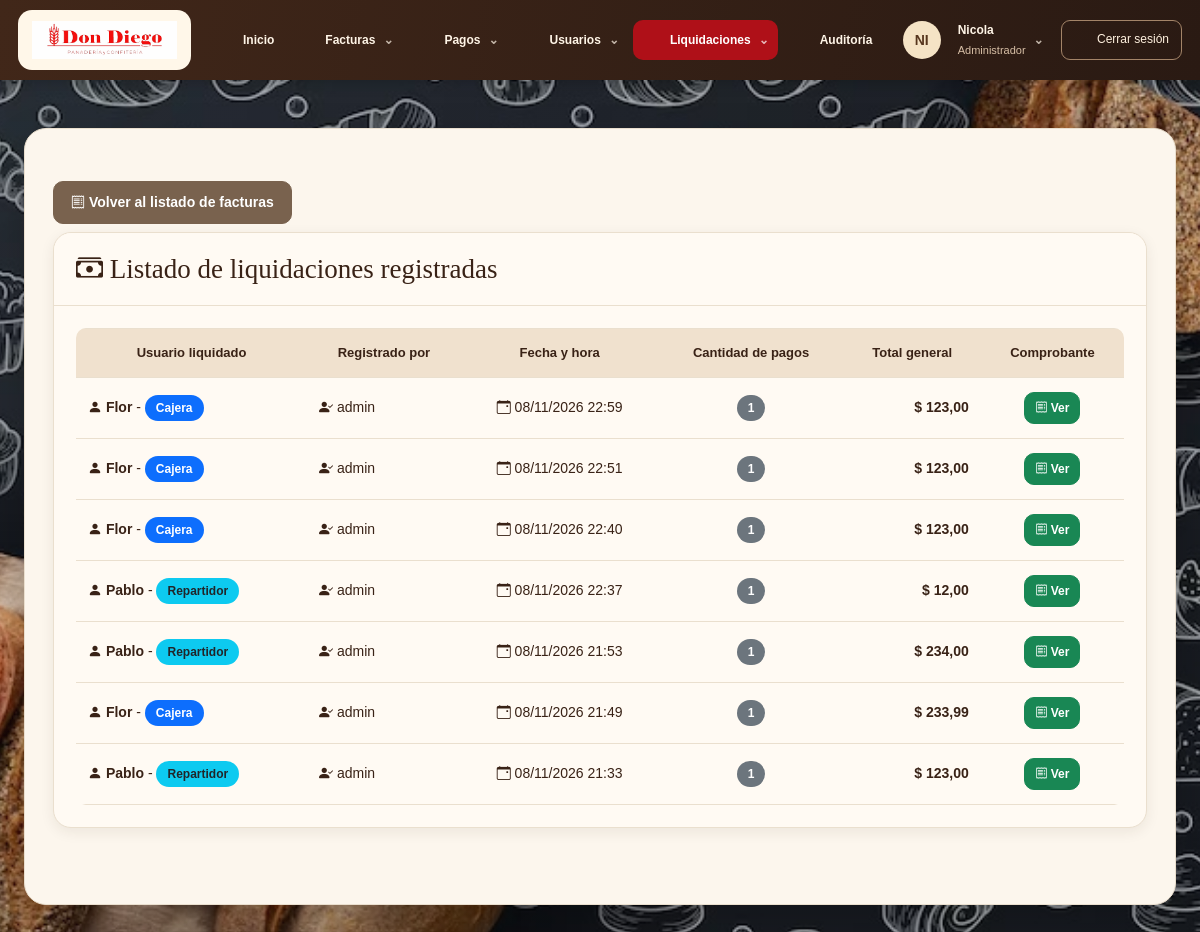
Page /Panaderia-v3/listar_liquidacion.php (signed in) on the earlier database version.
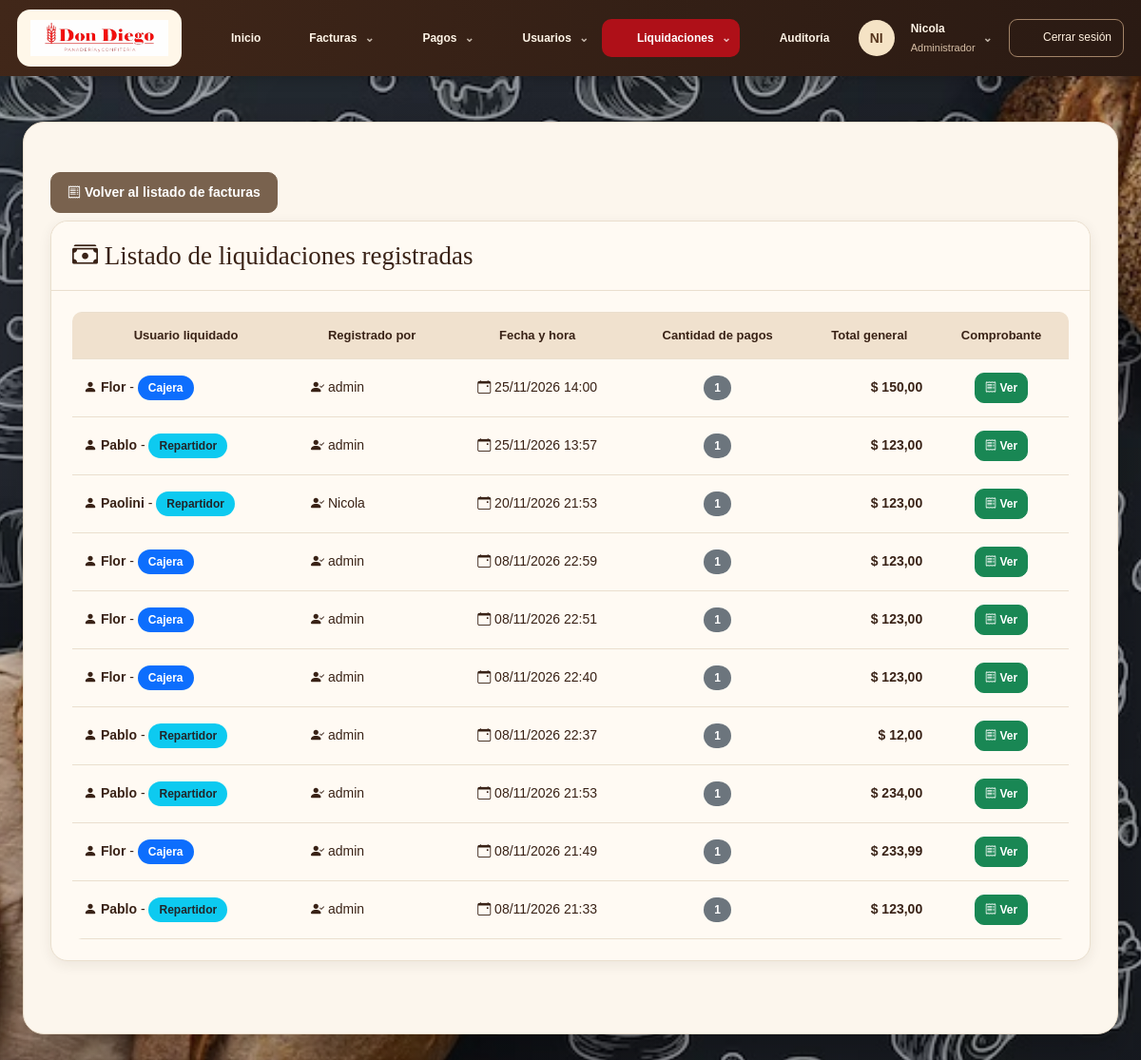
Same page on the later database version.
### tables this page shows
CREATE TABLE `liquidacion` (
  `id` int(10) UNSIGNED NOT NULL,
  `id_usuario_liquidado` smallint(5) UNSIGNED NOT NULL,
  `id_usuario_registro` smallint(5) UNSIGNED NOT NULL,
  `fecha_hora` datetime NOT NULL DEFAULT current_timestamp(),
  `cantidad_pagos` int(10) UNSIGNED NOT NULL DEFAULT 0,
  `total_efectivo` decimal(12,2) NOT NULL DEFAULT 0.00,
  `total_transferencia` decimal(12,2) NOT NULL DEFAULT 0.00,
  `total_debito` decimal(12,2) NOT NULL DEFAULT 0.00,
  `total_credito` decimal(12,2) NOT NULL DEFAULT 0.00,
  `total_cheque` decimal(12,2) NOT NULL DEFAULT 0.00,
  `total_general` decimal(12,2) NOT NULL DEFAULT 0.00
);

CREATE TABLE `usuario` (
  `id` smallint(5) UNSIGNED NOT NULL,
  `usuario` varchar(32) NOT NULL,
  `contrasenia` varchar(255) NOT NULL,
  `activo` tinyint(1) NOT NULL DEFAULT 1,
  `id_ROL` tinyint(3) UNSIGNED NOT NULL
);

CREATE TABLE `rol` (
  `id` tinyint(3) UNSIGNED NOT NULL,
  `nombre` varchar(20) NOT NULL
);

### Panaderia-v3/permisos.php (called while the page is built, shortened)
<?php
function obtenerRolUsuario(PDO $conexion, $idUsuario): ?string
{
    static $roles = [];
    $idUsuario = (int)$idUsuario;
    if (!array_key_exists($idUsuario, $roles)) {
        $stmt = $conexion->prepare(
            "SELECT LOWER(TRIM(r.nombre))
             FROM usuario u
             INNER JOIN rol r ON r.id = u.id_ROL
             WHERE u.id = ? AND u.activo = 1"
        );
        $stmt->execute([$idUsuario]);
        $rol = $stmt->fetchColumn();
        $roles[$idUsuario] = $rol === false ? null : $rol;
    }
    return $roles[$idUsuario];
}
function usuarioPuedeAdministrar(PDO $conexion, $idUsuario): bool
{
    $rol = obtenerRolUsuario($conexion, $idUsuario);
    return $rol !== null && !in_array($rol, ["repartidor", "cajero", "cajera"], true);
}
function usuarioPuedeGestionarFacturas(PDO $conexion, $idUsuario): bool
{
    $rol = obtenerRolUsuario($conexion, $idUsuario);
    return $rol !== null && $rol !== "repartidor";
}

### Panaderia-v3/listar_liquidacion.php (the view, shortened to what the changed rows need)
<?php
require_once "conexion.php";
function esc($valor) {
    return htmlspecialchars((string)$valor, ENT_QUOTES, "UTF-8");
}
function pesos($valor) {
    return "$ " . number_format((float)$valor, 2, ",", ".");
}
$error = "";
$liquidaciones = [];
try {
    $sql = "SELECT l.id, l.fecha_hora, l.cantidad_pagos, l.total_general,
            ul.usuario AS usuario_liquidado,
            r.nombre AS rol_liquidado,
            ur.usuario AS usuario_registro
            FROM liquidacion l
            INNER JOIN usuario ul ON ul.id = l.id_usuario_liquidado
            INNER JOIN rol r ON r.id = ul.id_ROL
            INNER JOIN usuario ur ON ur.id = l.id_usuario_registro
            ORDER BY l.fecha_hora DESC, l.id DESC";
    $consulta = $conexion->query($sql);
    $liquidaciones = $consulta->fetchAll(PDO::FETCH_ASSOC);
} catch (PDOException $e) {
    $error = "No se pudieron cargar las liquidaciones.";
}
?>
<!DOCTYPE html>
<html lang="es">
<head>
    <link rel="stylesheet" href="css/bootstrap-5.3.8/css/bootstrap.min.css">
    <link rel="stylesheet" href="css/estilo.css">
    <link rel="stylesheet" href="fondo-sistema.css?v=1">
    <link rel="stylesheet" href="tema-don-diego.css?v=2">
<link rel="stylesheet" href="imagenes/bootstrap-icons-1.13.1/bootstrap-icons.min.css">
</head>
<body>
    <?php require_once "menu.php"; ?>
    <div class="container mt-5">
        <div class="card shadow mb-5">
            <div class="card-body">
                <?php if ($error !== ""): ?>
                    <div class="alert alert-danger text-center">
                        <i class="bi bi-exclamation-triangle-fill"></i>
                        <?= esc($error) ?>
                    </div>
                <?php elseif (count($liquidaciones) > 0): ?>
                    <div class="table-responsive">
                        <table class="table table-bordered table-hover align-middle">
                            <thead class="table-dark text-center">
                                <tr>
                                    <th>Usuario liquidado</th>
                                    <th>Registrado por</th>
                                    <th>Fecha y hora</th>
                                    <th>Cantidad de pagos</th>
                                    <th>Total general</th>
                                    <th>Comprobante</th>
                                </tr>
                            </thead>
                            <tbody>
                                <?php foreach ($liquidaciones as $liquidacion): ?>
                                    <?php
                                    $rol = strtolower(trim($liquidacion["rol_liquidado"]));
                                    if ($rol === "repartidor") {
                                        $enlace = "liquidacion_confirmada.php?id_liquidacion="
                                                . urlencode($liquidacion["id"]);
                                    } elseif ($rol === "cajero" || $rol === "cajera") {
                                        $enlace = "liquidacion_confirmada_cajero.php?id_liquidacion="
                                                . urlencode($liquidacion["id"]);
                                    } else {
                                        $enlace = "";
                                    }
                                    ?>
                                    <tr>
                                        <td>
                                            <i class="bi bi-person-fill"></i>
                                            <strong><?= esc($liquidacion["usuario_liquidado"]) ?></strong>
                                            -
                                            <span class="badge
                                                <?php
                                                if ($rol === "cajero" || $rol === "cajera") {
                                                    echo "bg-primary";
                                                } elseif ($rol === "repartidor") {
                                                    echo "bg-info text-dark";
                                                } else {
                                                    echo "bg-secondary";
                                                }
                                                ?>">
                                                <?= esc($liquidacion["rol_liquidado"]) ?>
                                            </span>
                                        </td>
                                        <td>
                                            <i class="bi bi-person-check-fill"></i>
                                            <?= esc($liquidacion["usuario_registro"]) ?>
                                        </td>
                                        <td class="text-center text-nowrap">
                                            <i class="bi bi-calendar-event"></i>
                                            <?php
                                            $fecha = new DateTime($liquidacion["fecha_hora"]);
                                            echo esc($fecha->format("d/m/Y H:i"));
                                            ?>
                                        </td>
                                        <td class="text-center">
                                            <span class="badge bg-secondary">
                                                <?= (int)$liquidacion["cantidad_pagos"] ?>
                                            </span>
                                        </td>
                                        <td class="text-end text-nowrap fw-bold">
                                            <?= pesos($liquidacion["total_general"]) ?>
                                        </td>
                                        <td class="text-center">
                                            <?php if ($enlace !== ""): ?>
                                                <a href="<?= esc($enlace) ?>"
                                                   class="btn btn-success btn-sm"
                                                   title="Ver comprobante">
                                                   <i class="bi bi-receipt"></i>
                                                    Ver
                                                </a>
                                            <?php else: ?>
                                                <span class="text-muted">
                                                    No disponible
                                                </span>
                                            <?php endif; ?>
                                        </td>
                                    </tr>
                                <?php endforeach; ?>
                            </tbody>
                        </table>
                    </div>
                <?php endif; ?>
            </div>
        </div>
    </div>
</body>
</html>

### Panaderia-v3/menu.php (shortened to what the changed rows need)
<?php
require_once __DIR__ . '/permisos.php';
require_once __DIR__ . '/dd_ui.php';
$rolUsuario = obtenerRolUsuario($conexion, $_SESSION['id_usuario']);
$usuarioPuedeAdministrar = usuarioPuedeAdministrar($conexion, $_SESSION['id_usuario']);
$usuarioPuedeGestionarFacturas = usuarioPuedeGestionarFacturas($conexion, $_SESSION['id_usuario']);
$usuarioEsCajero = in_array($rolUsuario, ['cajero', 'cajera'], true);
$usuarioEsRepartidor = $rolUsuario === 'repartidor';
$ddPagina = basename($_SERVER['SCRIPT_NAME']);
$ddGrupos = [
    'Facturas' => ['icono'=>'factura', 'enlaces'=>[
        ['facturas.php','Listar facturas'],
        ...($usuarioPuedeGestionarFacturas ? [['agregar_factura.php','Ingresar factura'],['editar_factura.php','Editar factura']] : []),
        ['cambiar_estado_factura.php','Cambiar estado'],
        ['listar_observaciones.php','Listar observaciones'],['agregar_observaciones.php','Agregar observaciones']
    ]],
    'Pagos' => ['icono'=>'pago', 'enlaces'=>[['listar_pagos.php','Listar pagos'],['registrar_pago.php','Registrar pago']]],
];
if (!$usuarioEsCajero && !$usuarioEsRepartidor) {
    $ddGrupos['Usuarios'] = ['icono'=>'usuarios','enlaces'=>[
        ['listar_usuario.php','Listar usuarios'],
        ...($usuarioPuedeAdministrar ? [['crear_usuario.php','Nuevo usuario'],['editar_usuario.php','Editar usuario'],['cambiar_estado_usuario.php','Cambiar estado de usuario']] : []),
        ['listar_roles.php','Listar roles'],
        ...($usuarioPuedeAdministrar ? [['crear_rol_usuario.php','Nuevo rol'],['editar_rol_usuario.php','Editar rol'],['eliminar_rol.php','Eliminar rol']] : [])
    ]];
}
$ddGrupos['Liquidaciones'] = ['icono'=>'liquidacion','enlaces'=>[
    ['listar_liquidacion.php','Listar liquidaciones'],
    ...(!$usuarioEsCajero ? [['liquidacion_diaria.php','Liquidación de repartidor']] : []),
    ...(!$usuarioEsRepartidor ? [['liquidacion_diaria_cajero.php','Liquidación de cajero']] : [])
]];
?>
<nav class="dd-nav" aria-label="Navegación principal" id="dd-menu">
    <div class="dd-nav-inner">
        <button class="dd-mobile" type="button" aria-expanded="false" aria-controls="dd-enlaces" id="dd-menu-boton"><?= ddIcono('menu') ?> Menú</button>
        <div class="dd-links" id="dd-enlaces">
            <?php foreach ($ddGrupos as $ddEtiqueta => $ddGrupo): ?>
                <details class="dd-drop <?= in_array($ddPagina, array_column($ddGrupo['enlaces'], 0), true) ? 'active' : '' ?>">
                    <summary><?= ddIcono($ddGrupo['icono']) ?> <?= ddEsc($ddEtiqueta) ?></summary>
                </details>
            <?php endforeach; ?>
        </div>
    </div>
</nav>

### Panaderia-v3/dd_ui.php (shortened to what the changed rows need)
<?php
function ddIcono(string $nombre): string {
    $trazos = [
        'inicio' => '<path d="m3 10 9-7 9 7v11h-7v-7h-4v7H3z"/>',
        'factura' => '<path d="M6 3h12v19l-3-2-3 2-3-2-3 2zM9 7h6M9 11h6M9 15h4"/>',
        'pago' => '<ellipse cx="12" cy="5" rx="8" ry="3"/><path d="M4 5v5c0 4 16 4 16 0V5M4 10v5c0 4 16 4 16 0v-5M4 15v4c0 4 16 4 16 0v-4"/>',
        'usuarios' => '<circle cx="9" cy="8" r="3"/><path d="M3 21v-3a6 6 0 0 1 12 0v3M16 5a3 3 0 0 1 0 6M18 15a5 5 0 0 1 3 5"/>',
        'auditoria' => '<path d="m12 3 9 4v5c0 6-9 10-9 10S3 18 3 12V7zM8 12l3 3 5-6"/>',
        'cartera' => '<path d="M3 7h17v14H3zM3 7V4l13-2v5M16 12h6v5h-6z"/>',
        'ver' => '<path d="M2 12s4-7 10-7 10 7 10 7-4 7-10 7S2 12 2 12Z"/><circle cx="12" cy="12" r="3"/>',
        'editar' => '<path d="m15 3 6 6-12 12H3v-6zM12 6l6 6"/>',
        'buscar' => '<circle cx="10" cy="10" r="7"/><path d="m15 15 6 6"/>',
        'salir' => '<path d="M9 3H3v18h6M9 12h13m-5-5 5 5-5 5"/>',
        'menu' => '<path d="M3 5h18M3 12h18M3 19h18"/>',
        'liquidacion' => '<rect x="5" y="2" width="14" height="20" rx="2"/><path d="M8 6h8M8 11h2m4 0h2M8 15h2m4 0h2M8 19h2m4 0h2"/>',
    ];
    return '<svg class="dd-icon" viewBox="0 0 24 24" fill="none" stroke="currentColor" stroke-width="1.7" stroke-linecap="round" stroke-linejoin="round" aria-hidden="true">'.($trazos[$nombre] ?? $trazos['factura']).'</svg>';
}
function ddEsc($valor): string { return htmlspecialchars((string)$valor, ENT_QUOTES, 'UTF-8'); }

Differences in the rows shown:
added liquidacion: id_usuario_liquidado.usuario "Flor", rol.nombre "Cajera", id_usuario_registro.usuario "admin", fecha_hora "25/11/2026 14:00", cantidad_pagos "1", total_general "$ 150,00"
added liquidacion: id_usuario_liquidado.usuario "Pablo", rol.nombre "Repartidor", id_usuario_registro.usuario "admin", fecha_hora "25/11/2026 13:57", cantidad_pagos "1", total_general "$ 123,00"
added liquidacion: id_usuario_liquidado.usuario "Paolini", rol.nombre "Repartidor", id_usuario_registro.usuario "Nicola", fecha_hora "20/11/2026 21:53", cantidad_pagos "1", total_general "$ 123,00"
